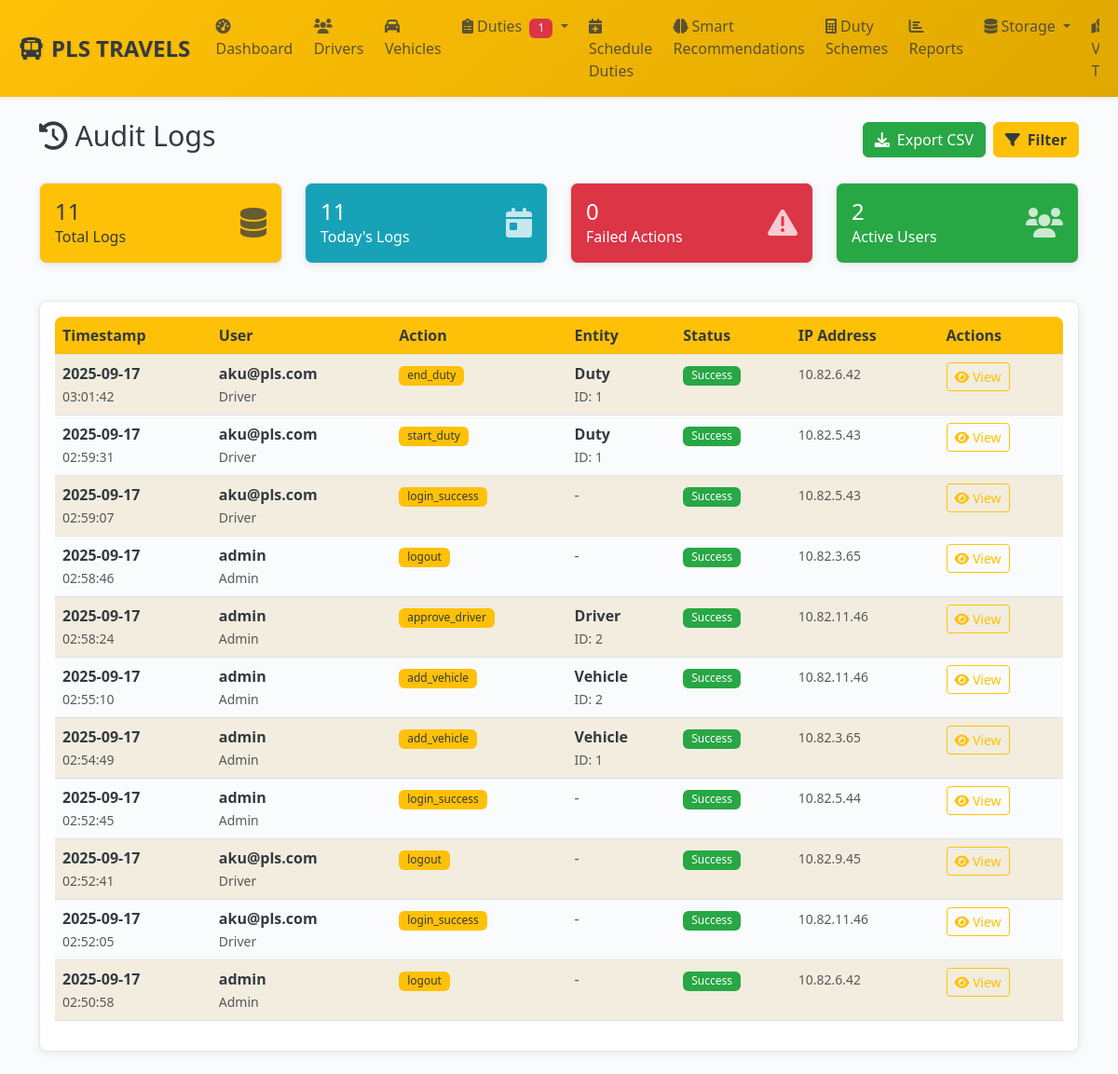
Page /admin/audit-logs (signed in) on the earlier database version.
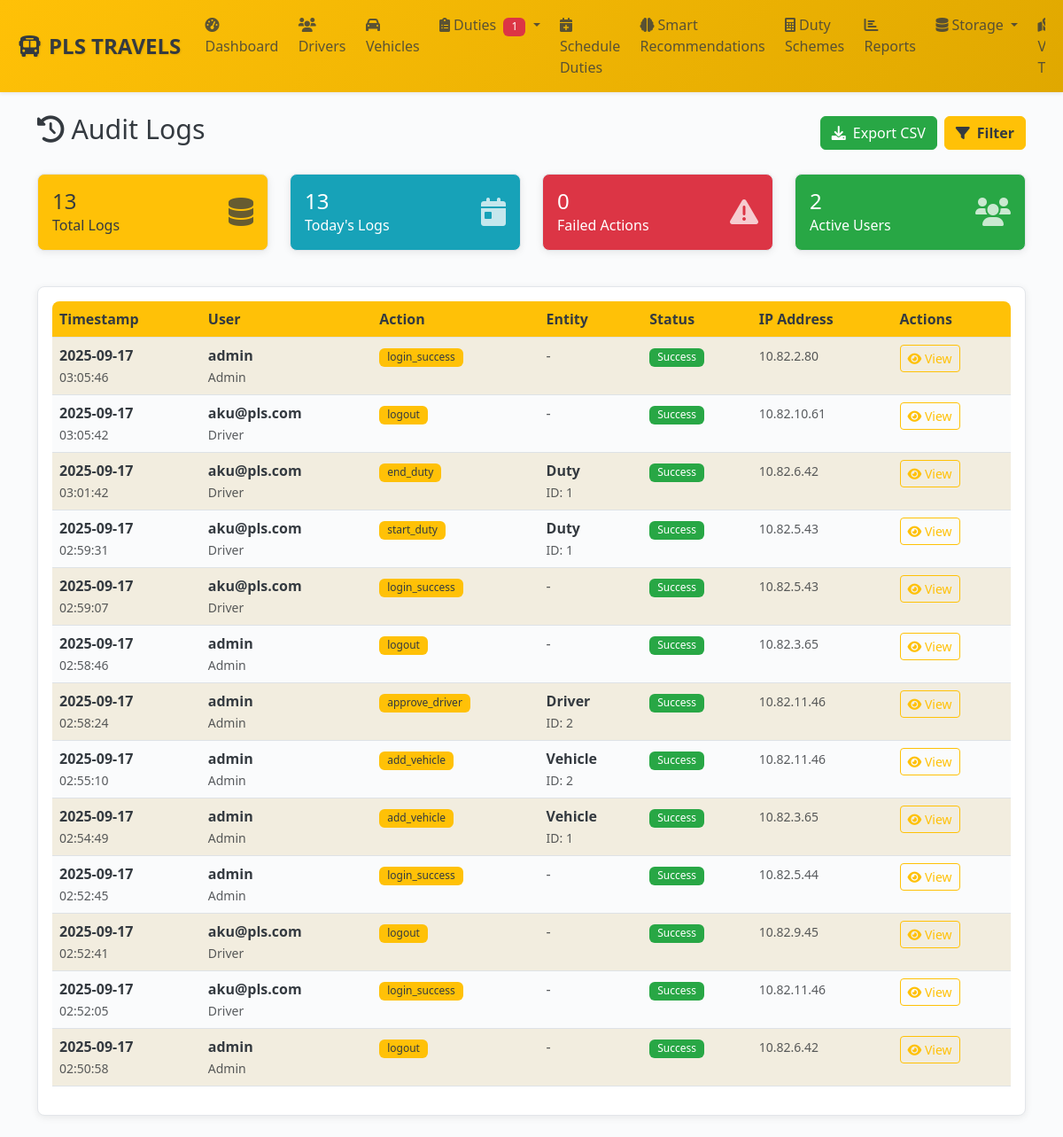
Same page on the later database version.
### models.py (models this page shows, shortened)
class AuditLog(db.Model):
    __tablename__ = 'audit_logs'
    id = db.Column(db.Integer, primary_key=True)
    user_id = db.Column(db.Integer, db.ForeignKey('users.id'), nullable=False, index=True)
    session_id = db.Column(db.String(100))
    action = db.Column(db.String(100), nullable=False, index=True)
    entity_type = db.Column(db.String(50), index=True)
    entity_id = db.Column(db.Integer)
    entity_uuid = db.Column(db.String(36))
    old_values = db.Column(db.Text)  # JSON
    new_values = db.Column(db.Text)  # JSON
    changed_fields = db.Column(db.Text)  # JSON array
    ip_address = db.Column(db.String(45))
    user_agent = db.Column(db.String(500))
    request_url = db.Column(db.String(500))
    request_method = db.Column(db.String(10))
    success = db.Column(db.Boolean, default=True)
    error_message = db.Column(db.Text)
    execution_time = db.Column(db.Float)  # milliseconds
    created_at = db.Column(db.DateTime, default=get_ist_time_naive, index=True)
    user = db.relationship('User', backref='audit_logs')
    __table_args__ = (
        Index('idx_audit_date_user', 'created_at', 'user_id'),
        Index('idx_audit_entity', 'entity_type', 'entity_id'),
    )

class User(UserMixin, db.Model):
    __tablename__ = 'users'
    id = db.Column(db.Integer, primary_key=True)
    uuid = db.Column(db.String(36), unique=True, nullable=False, default=lambda: str(uuid.uuid4()))
    username = db.Column(db.String(64), unique=True, nullable=False, index=True)
    email = db.Column(db.String(120), unique=True, nullable=False, index=True)
    password_hash = db.Column(db.String(256), nullable=False)
    role = db.Column(db.Enum(UserRole), nullable=False, default=UserRole.DRIVER, index=True)
    status = db.Column(db.Enum(UserStatus), nullable=False, default=UserStatus.ACTIVE, index=True)
    first_name = db.Column(db.String(50))
    last_name = db.Column(db.String(50))
    phone = db.Column(db.String(20), unique=True, index=True)
    whatsapp_number = db.Column(db.String(20), index=True)  # Dedicated WhatsApp number
    profile_picture = db.Column(db.String(255))
    last_login = db.Column(db.DateTime)
    login_count = db.Column(db.Integer, default=0)
    failed_login_attempts = db.Column(db.Integer, default=0)
    password_changed_at = db.Column(db.DateTime, default=get_ist_time_naive)
    two_factor_enabled = db.Column(db.Boolean, default=False)
    reset_token = db.Column(db.String(6))
    reset_token_expiry = db.Column(db.DateTime)
    created_at = db.Column(db.DateTime, default=get_ist_time_naive, nullable=False)
    updated_at = db.Column(db.DateTime, default=get_ist_time_naive, onupdate=get_ist_time_naive)
    created_by = db.Column(db.Integer, db.ForeignKey('users.id'))
    driver_profile = db.relationship('Driver', foreign_keys='Driver.user_id', backref='user', uselist=False, cascade='all, delete-orphan')
    managed_branches = db.relationship('Branch',
                                     secondary=manager_branches,
                                     primaryjoin='User.id == manager_branches.c.manager_id',
                                     secondaryjoin='Branch.id == manager_branches.c.branch_id',
                                     backref='managers')

### admin_routes.py (the view, shortened to what this page needs)
@admin_bp.route('/audit-logs')
@login_required
@admin_required
def audit_logs():
    page = request.args.get('page', 1, type=int)
    per_page = request.args.get('per_page', 50, type=int)
    user_filter = request.args.get('user', '', type=int)
    action_filter = request.args.get('action', '')
    entity_type_filter = request.args.get('entity_type', '')
    date_from = request.args.get('date_from', '')
    date_to = request.args.get('date_to', '')
    search_term = request.args.get('search', '')
    success_filter = request.args.get('success', '')
    query = AuditLog.query.join(User, AuditLog.user_id == User.id)
    if user_filter:
        query = query.filter(AuditLog.user_id == user_filter)
    if action_filter:
        query = query.filter(AuditLog.action.ilike(f'%{action_filter}%'))
    if entity_type_filter:
        query = query.filter(AuditLog.entity_type == entity_type_filter)
    if date_from:
        try:
            from_date = datetime.strptime(date_from, '%Y-%m-%d')
            query = query.filter(AuditLog.created_at >= from_date)
        except ValueError:
            pass
    if success_filter:
        success_bool = success_filter.lower() == 'true'
        query = query.filter(AuditLog.success == success_bool)
    audit_logs = query.order_by(desc(AuditLog.created_at)).paginate(
        page=page, per_page=per_page, error_out=False
    )
    users = User.query.filter(User.role.in_([UserRole.ADMIN, UserRole.MANAGER])).all()
    actions = db.session.query(AuditLog.action).distinct().order_by(AuditLog.action).all()
    entity_types = db.session.query(AuditLog.entity_type).distinct().filter(
        AuditLog.entity_type.isnot(None)
    ).order_by(AuditLog.entity_type).all()
    stats = {
        'total_logs': AuditLog.query.count(),
        'today_logs': AuditLog.query.filter(
            AuditLog.created_at >= datetime.now().date()
        ).count(),
        'failed_actions': AuditLog.query.filter(AuditLog.success == False).count(),
        'unique_users': db.session.query(AuditLog.user_id).distinct().count()
    }
    return render_template('admin/audit_logs.html',
                         audit_logs=audit_logs,
                         users=users,
                         actions=[a[0] for a in actions],
                         entity_types=[e[0] for e in entity_types],
                         user_filter=user_filter,
                         action_filter=action_filter,
                         entity_type_filter=entity_type_filter,
                         date_from=date_from,
                         date_to=date_to,
                         search_term=search_term,
                         success_filter=success_filter,
                         per_page=per_page,
                         stats=stats)

### templates/admin/audit_logs.html (shortened to what this page needs)
{% extends "base.html" %}
{% block content %}
<div class="d-flex justify-content-between align-items-center mb-4">
    <h2><i class="fas fa-history me-2"></i>Audit Logs</h2>
    <div class="d-flex gap-2">
        <a href="{{ url_for('admin.export_audit_logs', **request.args) }}" class="btn btn-success">
            <i class="fas fa-download me-2"></i>Export CSV
        </a>
        <button class="btn btn-primary" data-bs-toggle="modal" data-bs-target="#filterModal">
            <i class="fas fa-filter me-2"></i>Filter
        </button>
    </div>
</div>
<div class="row mb-4">
    <div class="col-md-3 col-sm-6 mb-3">
        <div class="card bg-primary text-white">
            <div class="card-body">
                <div class="d-flex justify-content-between">
                    <div>
                        <h4 class="mb-0">{{ "{:,}".format(stats.total_logs) }}</h4>
                        <p class="mb-0">Total Logs</p>
                    </div>
                    <div class="align-self-center">
                        <i class="fas fa-database fa-2x opacity-75"></i>
                    </div>
                </div>
            </div>
        </div>
    </div>
    <div class="col-md-3 col-sm-6 mb-3">
        <div class="card bg-info text-white">
            <div class="card-body">
                <div class="d-flex justify-content-between">
                    <div>
                        <h4 class="mb-0">{{ "{:,}".format(stats.today_logs) }}</h4>
                        <p class="mb-0">Today's Logs</p>
                    </div>
                    <div class="align-self-center">
                        <i class="fas fa-calendar-day fa-2x opacity-75"></i>
                    </div>
                </div>
            </div>
        </div>
    </div>
    <div class="col-md-3 col-sm-6 mb-3">
        <div class="card bg-danger text-white">
            <div class="card-body">
                <div class="d-flex justify-content-between">
                    <div>
                        <h4 class="mb-0">{{ "{:,}".format(stats.failed_actions) }}</h4>
                        <p class="mb-0">Failed Actions</p>
                    </div>
                    <div class="align-self-center">
                        <i class="fas fa-exclamation-triangle fa-2x opacity-75"></i>
                    </div>
                </div>
            </div>
        </div>
    </div>
    <div class="col-md-3 col-sm-6 mb-3">
        <div class="card bg-success text-white">
            <div class="card-body">
                <div class="d-flex justify-content-between">
                    <div>
                        <h4 class="mb-0">{{ "{:,}".format(stats.unique_users) }}</h4>
                        <p class="mb-0">Active Users</p>
                    </div>
                    <div class="align-self-center">
                        <i class="fas fa-users fa-2x opacity-75"></i>
                    </div>
                </div>
            </div>
        </div>
    </div>
</div>
<div class="card">
    <div class="card-body">
        {% if audit_logs.items %}
        <div class="table-responsive">
            <table class="table table-striped table-hover">
                <thead>
                    <tr>
                        <th>Timestamp</th>
                        <th>User</th>
                        <th>Action</th>
                        <th>Entity</th>
                        <th>Status</th>
                        <th>IP Address</th>
                        <th>Actions</th>
                    </tr>
                </thead>
                <tbody>
                    {% for log in audit_logs.items %}
                    <tr class="{% if not log.success %}table-danger{% endif %}">
                        <td>
                            <div>
                                <strong>{{ log.created_at.strftime('%Y-%m-%d') }}</strong><br>
                                <small class="text-muted">{{ log.created_at.strftime('%H:%M:%S') }}</small>
                            </div>
                        </td>
                        <td>
                            {% if log.user %}
                            <div>
                                <strong>{{ log.user.username }}</strong><br>
                                <small class="text-muted">{{ log.user.role.value.title() }}</small>
                            </div>
                            {% else %}
                            <span class="text-muted">Unknown User</span>
                            {% endif %}
                        </td>
                        <td>
                            <span class="badge bg-primary">{{ log.action }}</span>
                        </td>
                        <td>
                            {% if log.entity_type %}
                            <div>
                                <strong>{{ log.entity_type.title() }}</strong>
                                {% if log.entity_id %}
                                <br><small class="text-muted">ID: {{ log.entity_id }}</small>
                                {% endif %}
                            </div>
                            {% else %}
                            <span class="text-muted">-</span>
                            {% endif %}
                        </td>
                        <td>
                            {% if log.success %}
                                <span class="badge bg-success">Success</span>
                            {% else %}
                                <span class="badge bg-danger">Failed</span>
                            {% endif %}
                        </td>
                        <td>
                            <small class="text-muted">{{ log.ip_address or '-' }}</small>
                        </td>
                        <td>
                            <a href="{{ url_for('admin.view_audit_log', log_id=log.id) }}" class="btn btn-sm btn-outline-primary">
                                <i class="fas fa-eye"></i> View
                            </a>
                        </td>
                    </tr>
                    {% endfor %}
                </tbody>
            </table>
        </div>
        {% else %}
        <div class="text-center py-5">
            <i class="fas fa-history fa-3x text-muted mb-3"></i>
            <h5 class="text-muted">No audit logs found</h5>
            <p class="text-muted">Try adjusting your filters or check back later.</p>
        </div>
        {% endif %}
    </div>
</div>
{% endblock %}

Differences in the rows shown:
added AuditLog: created_at "2025-09-17", created_at "03:05:46", user.username "admin", user.role.value "Admin", action "login_success", success "Success", ip_address "10.82.2.80"
added AuditLog: created_at "2025-09-17", created_at "03:05:42", user.username "aku@pls.com", user.role.value "Driver", action "logout", success "Success", ip_address "10.82.10.61"
Other differences:
{{ "{:,}".format(stats.total_logs) }}: "11" → "13"
{{ "{:,}".format(stats.today_logs) }}: "11" → "13"
